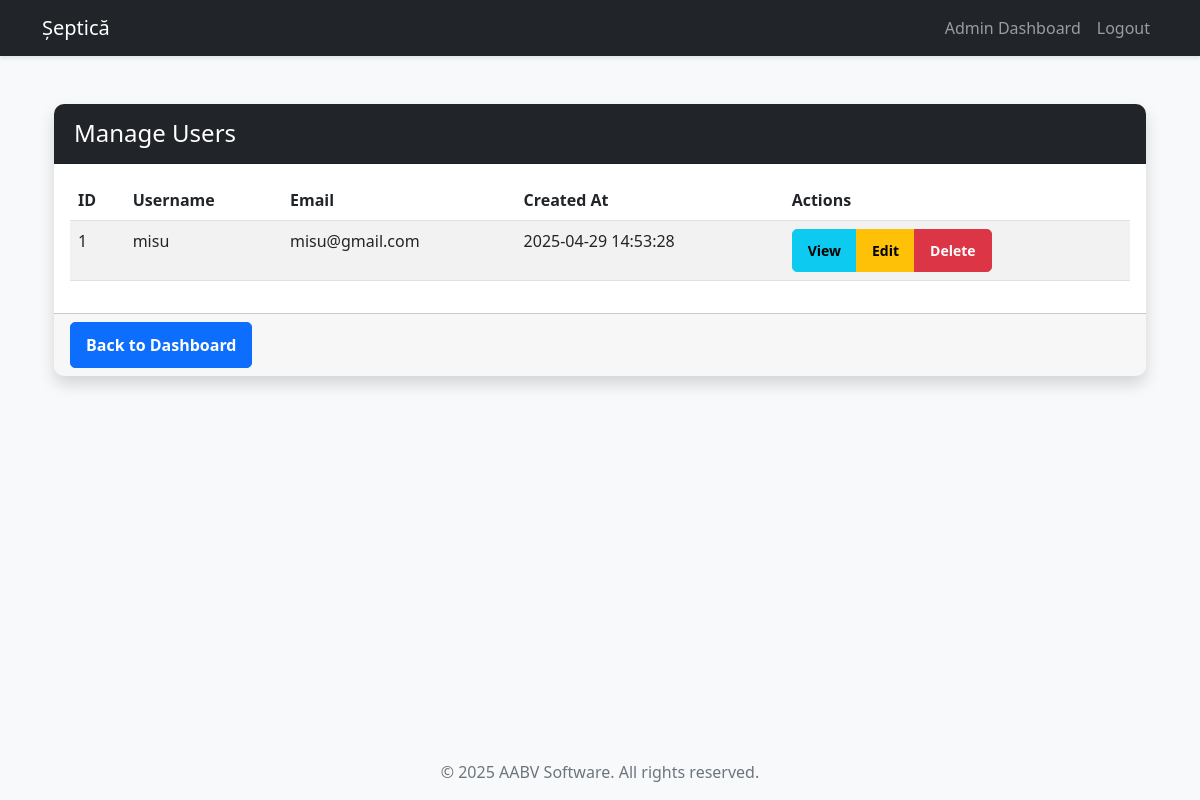
The app's page /admin/users (signed in), older data.
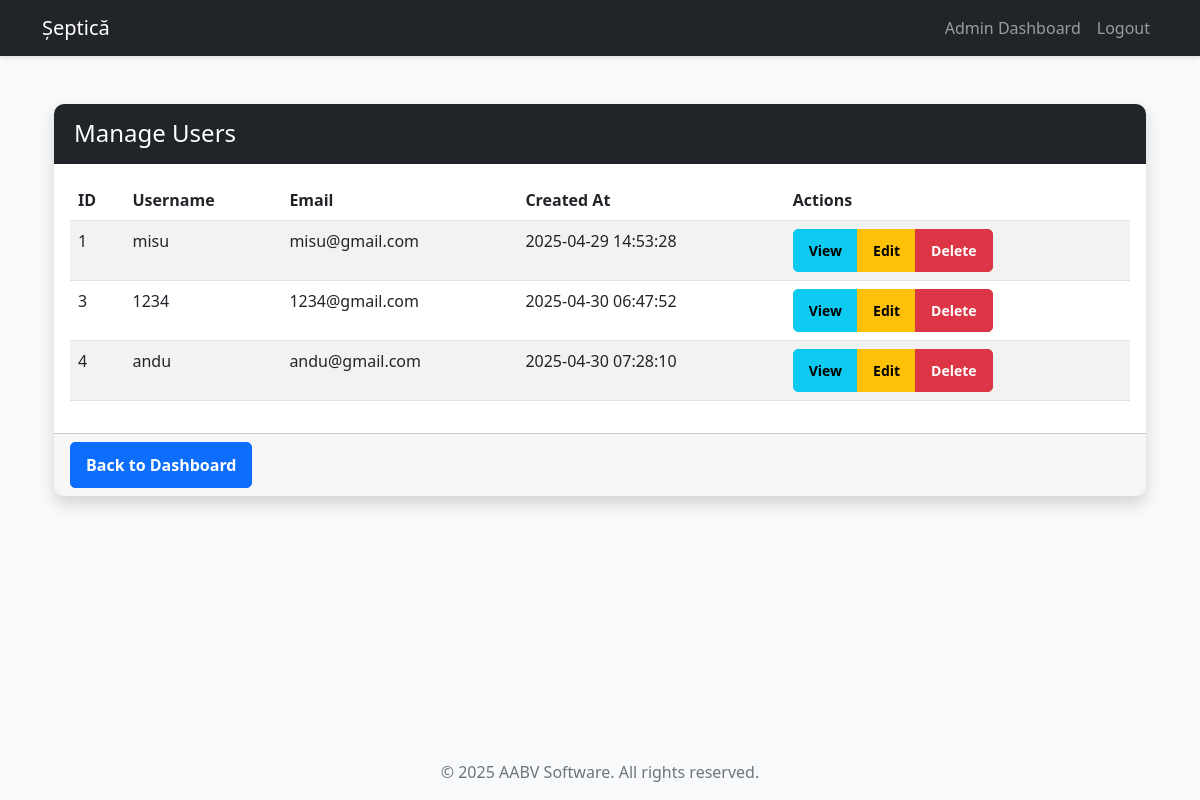
The same page, newer data.
### app.py (models this page shows, shortened)
class User(db.Model):
    id = db.Column(db.Integer, primary_key=True)
    username = db.Column(db.String(80), unique=True, nullable=False)
    email = db.Column(db.String(120), unique=True, nullable=False)
    password = db.Column(db.String(200), nullable=False)
    created_at = db.Column(db.DateTime, default=datetime.utcnow)
    is_admin = db.Column(db.Boolean, default=False)
    lobby_players = db.relationship('LobbyPlayer', back_populates='user', cascade='all, delete-orphan')

### app.py (the view)
@app.route('/admin/users')
def admin_users():
    if not session.get('is_admin', False):
        flash('You do not have permission to access this page!', 'error')
        return redirect(url_for('lobbies'))
    try:
        users = User.query.filter(User.is_admin == False).all()
        return render_template('admin_users.html', users=users)
    except Exception as e:
        logger.error(f"Error accessing admin users page: {e}")
        flash('An error occurred while retrieving users.', 'error')
        return redirect(url_for('admin_dashboard'))

### templates/admin_users.html (shortened to what this page needs)
{% extends "base.html" %}
{% block content %}
<div class="container mt-4">
    <div class="card shadow">
        <div class="card-header bg-dark text-white">
            <h4 class="mb-0">Manage Users</h4>
        </div>
        <div class="card-body">
            {% if users %}
                <div class="table-responsive">
                    <table class="table table-striped table-hover">
                        <thead>
                            <tr>
                                <th>ID</th>
                                <th>Username</th>
                                <th>Email</th>
                                <th>Created At</th>
                                <th>Actions</th>
                            </tr>
                        </thead>
                        <tbody>
                            {% for user in users %}
                            <tr>
                                <td>{{ user.id }}</td>
                                <td>{{ user.username }}</td>
                                <td>{{ user.email }}</td>
                                <td>{{ user.created_at.strftime('%Y-%m-%d %H:%M:%S') }}</td>
                                <td>
                                    <div class="btn-group" role="group">
                                        <a href="{{ url_for('admin_user_details', user_id=user.id) }}"
                                           class="btn btn-sm btn-info">View</a>
                                        <a href="{{ url_for('admin_edit_user', user_id=user.id) }}"
                                           class="btn btn-sm btn-warning">Edit</a>
                                        <button type="button" class="btn btn-sm btn-danger"
                                                data-bs-toggle="modal"
                                                data-bs-target="#deleteModal{{ user.id }}">
                                            Delete
                                        </button>
                                    </div>
                                </td>
                            </tr>
                            {% endfor %}
                        </tbody>
                    </table>
                </div>
            {% else %}
                <div class="alert alert-info">
                    No users found in the database.
                </div>
            {% endif %}
        </div>
        <div class="card-footer">
            <a href="{{ url_for('admin_dashboard') }}" class="btn btn-primary">Back to Dashboard</a>
        </div>
    </div>
</div>
{% endblock %}

### templates/base.html (shortened to what this page needs)
<!DOCTYPE html>
<html lang="en">
<head>
    <link rel="stylesheet" href="https://cdn.jsdelivr.net/npm/bootstrap@5.2.3/dist/css/bootstrap.min.css">
    <link rel="stylesheet" href="{{ url_for('static', filename='css/style.css') }}">
</head>
<body class="d-flex flex-column min-vh-100">
    <nav class="navbar navbar-expand-lg navbar-dark bg-dark">
        <div class="container">
            <a class="navbar-brand" href="{{ url_for('index') }}">Șeptică</a>
            <div class="collapse navbar-collapse" id="navbarNav">
                <ul class="navbar-nav ms-auto">
                    {% if 'username' in session %}
                        {% if session.get('is_admin', False) %}
                        <li class="nav-item">
                            <a class="nav-link" href="{{ url_for('admin_dashboard') }}">Admin Dashboard</a>
                        </li>
                        {% endif %}
                        <li class="nav-item">
                            <a class="nav-link" href="{{ url_for('logout') }}">Logout</a>
                        </li>
                    {% endif %}
                </ul>
            </div>
        </div>
    </nav>
    <div class="container my-4">
        {% block content %}{% endblock %}
    </div>
    <footer class="footer mt-auto py-3 bg-light">
        <div class="container text-center">
            <span class="text-muted">&copy; 2025 AABV Software. All rights reserved.</span>
        </div>
    </footer>
</body>
</html>

### static/css/style.css (style rules this page uses)
body { background-color: #f8f9fa; font-family: 'Segoe UI', Tahoma, Geneva, Verdana, sans-serif; }
.navbar { box-shadow: 0 2px 4px rgba(0, 0, 0, 0.1); }
.card { border: none; border-radius: 10px; overflow: hidden; transition: transform 0.3s, box-shadow 0.3s; }
.card-header { padding: 15px 20px; }
.btn { border-radius: 5px; padding: 10px 15px; font-weight: 600; transition: all 0.3s; }

Row changes from the older to the newer data that the page shows:
added User: id "3", username "1234", email "1234@gmail.com", created_at "2025-04-30 06:47:52"
added User: id "4", username "andu", email "andu@gmail.com", created_at "2025-04-30 07:28:10"
